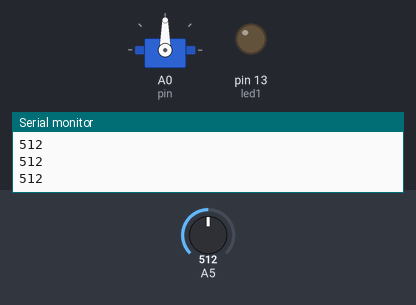
Bench run of a sketch on a simulated Arduino Uno, built with avr-gcc and run on an emulated ATmega328P. On the bench: servo, output pins drawn as LEDs (lit = HIGH), the last lines printed to the serial monitor. The inputs (shaded band) are chosen by the test bench; at power-on: A5 = 512.

Above: at 1.2 s.
1.3 s: A5 set to 16
2.8 s: A5 set to 13
At 3.9 s:
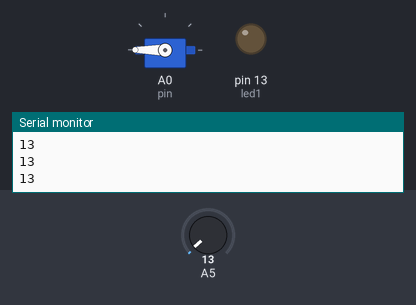
Timing chart, 0 to 5.8 s (numbered marks = the images above; inputs shaded):
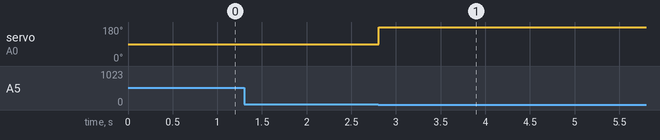

The sketch:

sketch_jan28b.ino
```cpp
#include <Servo.h>  // ATX2 Board
Servo myservo;
int pin = A0;
int sw = A5;
int led1 = 13;
void setup() {
  pinMode(A5, INPUT_PULLUP);
  pinMode(led1, OUTPUT);
  Serial.begin(9600);
  myservo.attach(pin);
}
void loop() {
  int var = analogRead(A5);
  Serial.println(var);
  if (var <= 14) {
    myservo.write(180);
  }
  else if (var == 41) {
    myservo.write(0);
  }
  delay(100);

}
```

Measured:
- the behaviour switches between 15 and 14 on A5 (found by bisection; images 0 and 1)
- after the input at 2.8 s, servo on A0 (pin): 90° → 180° at once
